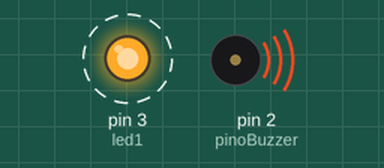
Simulated run of this sketch. Board: Arduino Uno, built with avr-gcc and run on an emulated ATmega328P. Parts: output pins drawn as LEDs (lit = HIGH), buzzer (waves = sounding). Dashed ring = blinking.

Above: at 1.5 s.
Timing chart, 0 to 4.0 s (numbered marks = the images above):
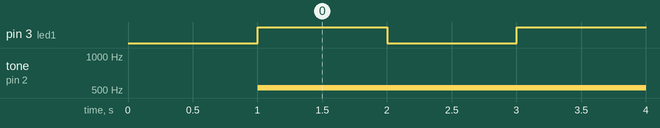

The sketch:

Buzzer_Simples.ino
```cpp
//constante para o pino da buzzer
#define pinoBuzzer 2


//constante do led
#define led1 3

void setup() {
  Serial.begin(9600);

  //Modo do pino
  pinMode(pinoBuzzer, OUTPUT);
  pinMode(led1, OUTPUT);

  delay(1000);
}
void loop() {

  tone(pinoBuzzer, 523);
  digitalWrite(led1, HIGH);
  delay(1000);

  digitalWrite(pinoBuzzer, 0);
  digitalWrite(led1, LOW);
  delay(1000);
}
```

Measured:
- by itself, pin 3 (led1): alternates HIGH for 1.0 s and LOW for 1.0 s
- by itself, tone on pin 2 (pinoBuzzer): silent → 523 Hz at 1.0 s
